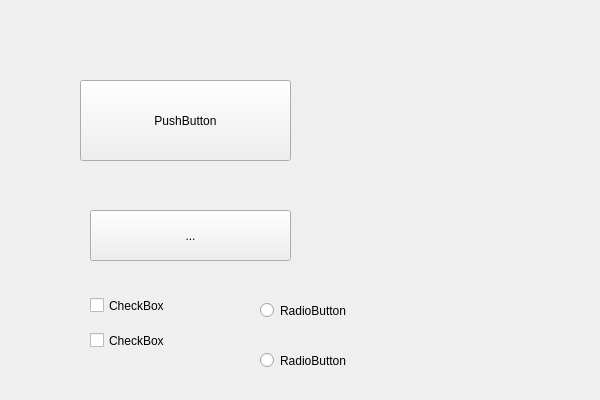
<?xml version="1.0" encoding="UTF-8"?>
<ui version="4.0">
 <class>buttonsClass</class>
 <widget class="QWidget" name="buttonsClass">
  <property name="geometry">
   <rect>
    <x>0</x>
    <y>0</y>
    <width>600</width>
    <height>400</height>
   </rect>
  </property>
  <property name="windowTitle">
   <string>buttons</string>
  </property>
  <widget class="QPushButton" name="pushButton">
   <property name="geometry">
    <rect>
     <x>80</x>
     <y>80</y>
     <width>211</width>
     <height>81</height>
    </rect>
   </property>
   <property name="text">
    <string>PushButton</string>
   </property>
  </widget>
  <widget class="QToolButton" name="toolButton">
   <property name="geometry">
    <rect>
     <x>90</x>
     <y>210</y>
     <width>201</width>
     <height>51</height>
    </rect>
   </property>
   <property name="text">
    <string>...</string>
   </property>
  </widget>
  <widget class="QCheckBox" name="checkBox">
   <property name="geometry">
    <rect>
     <x>90</x>
     <y>290</y>
     <width>101</width>
     <height>31</height>
    </rect>
   </property>
   <property name="text">
    <string>CheckBox</string>
   </property>
  </widget>
  <widget class="QCheckBox" name="checkBox_2">
   <property name="geometry">
    <rect>
     <x>90</x>
     <y>330</y>
     <width>91</width>
     <height>21</height>
    </rect>
   </property>
   <property name="text">
    <string>CheckBox</string>
   </property>
  </widget>
  <widget class="QRadioButton" name="radioButton">
   <property name="geometry">
    <rect>
     <x>260</x>
     <y>290</y>
     <width>111</width>
     <height>41</height>
    </rect>
   </property>
   <property name="text">
    <string>RadioButton</string>
   </property>
  </widget>
  <widget class="QRadioButton" name="radioButton_2">
   <property name="geometry">
    <rect>
     <x>260</x>
     <y>340</y>
     <width>121</width>
     <height>41</height>
    </rect>
   </property>
   <property name="text">
    <string>RadioButton</string>
   </property>
  </widget>
 </widget>
 <layoutdefault spacing="6" margin="11"/>
 <resources>
  <include location="buttons.qrc"/>
 </resources>
 <connections/>
</ui>
